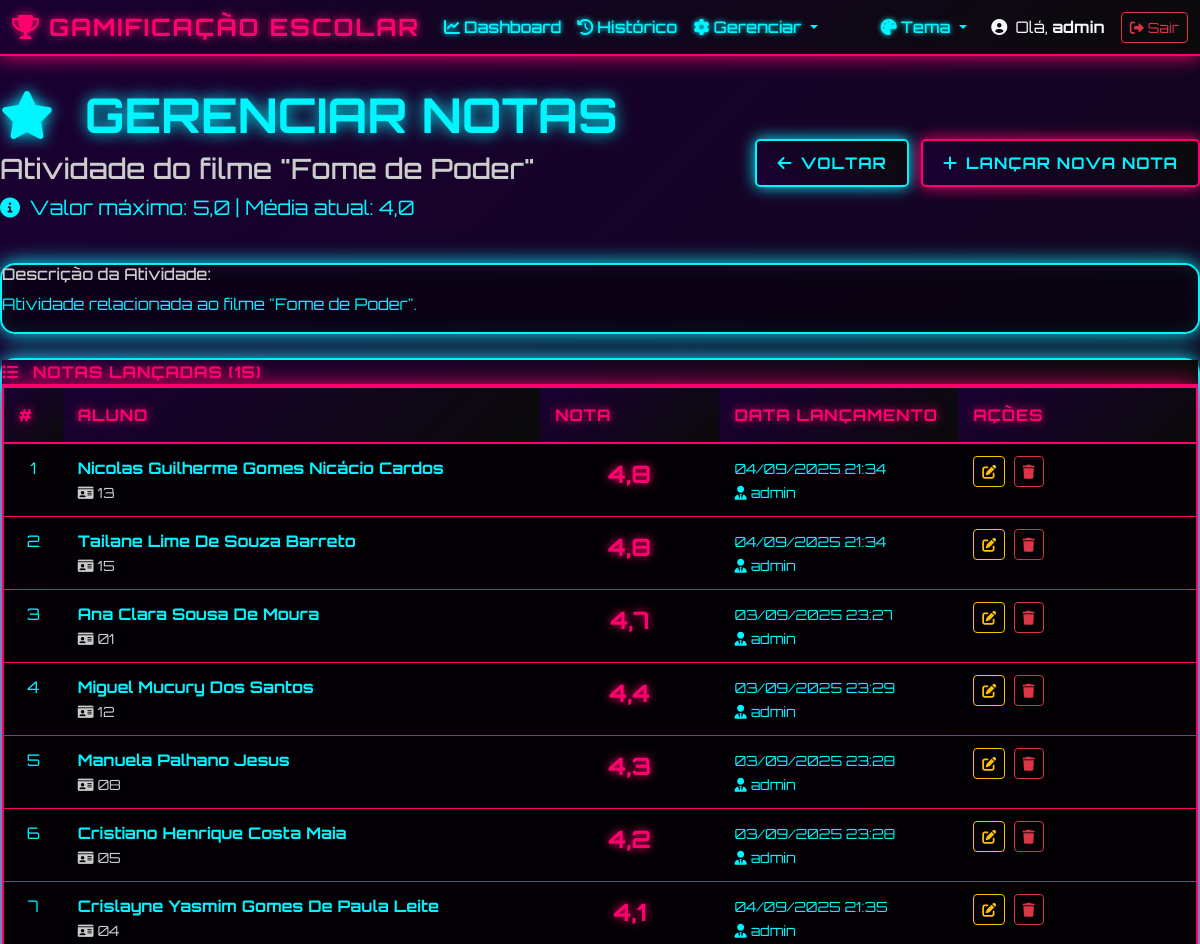
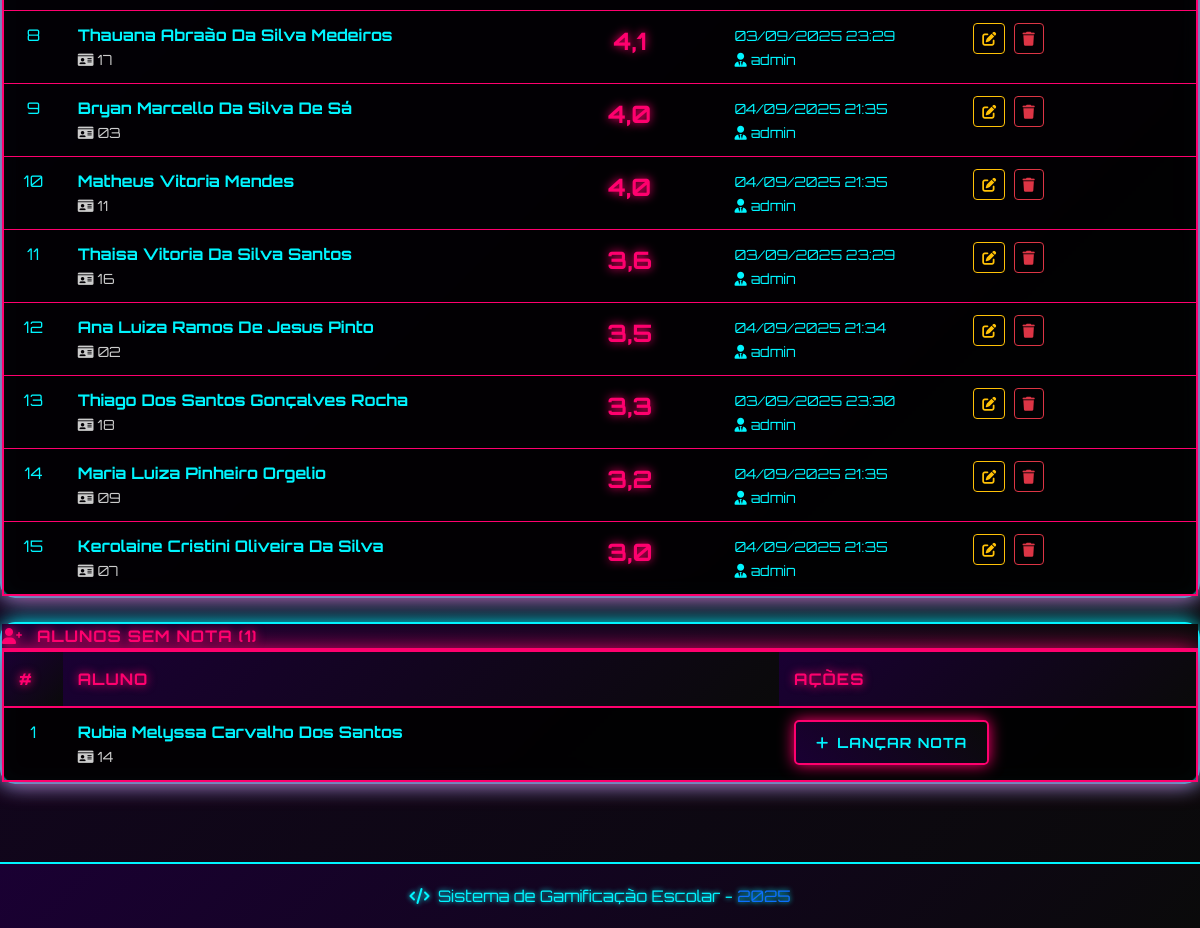
The app's page /notas/atividade/9/ (signed in) with its own data (2 pictures, top to bottom).
### gamificacao/models.py (models this page shows, shortened)
class Atividade(models.Model):
    nome = models.CharField(max_length=200, verbose_name='Nome da Atividade')
    descricao = models.TextField(blank=True, null=True, verbose_name='Descrição')
    data_criacao = models.DateTimeField(auto_now_add=True, verbose_name='Data de Criação')
    data_entrega = models.DateTimeField(blank=True, null=True, verbose_name='Data de Entrega')
    valor_maximo = models.DecimalField(
        max_digits=4,
        decimal_places=1,
        default=10.0,
        verbose_name='Valor Máximo'
    )
    ativa = models.BooleanField(default=True, verbose_name='Ativa')
    class Meta:
        verbose_name = 'Atividade'
        verbose_name_plural = 'Atividades'
        ordering = ['-data_criacao']
    @property
    def media_turma(self):
        notas = self.nota_set.all()
        if notas:
            return round(sum(nota.valor for nota in notas) / len(notas), 2)
        return 0.0

class Nota(models.Model):
    aluno = models.ForeignKey(Aluno, on_delete=models.CASCADE, verbose_name='Aluno')
    atividade = models.ForeignKey(Atividade, on_delete=models.CASCADE, verbose_name='Atividade')
    valor = models.DecimalField(
        max_digits=4,
        decimal_places=1,
        validators=[MinValueValidator(0.0), MaxValueValidator(10.0)],
        verbose_name='Nota'
    )
    observacoes = models.TextField(blank=True, null=True, verbose_name='Observações')
    data_lancamento = models.DateTimeField(auto_now_add=True, verbose_name='Data de Lançamento')
    data_atualizacao = models.DateTimeField(auto_now=True, verbose_name='Data de Atualização')
    lancada_por = models.ForeignKey(
        User,
        on_delete=models.SET_NULL,
        null=True,
        blank=True,
        verbose_name='Lançada por'
    )
    class Meta:
        verbose_name = 'Nota'
        verbose_name_plural = 'Notas'
        unique_together = ('aluno', 'atividade')  # Um aluno não pode ter duas notas para a mesma atividade
        ordering = ['-data_lancamento']

class Aluno(models.Model):
    nome = models.CharField(max_length=200, verbose_name='Nome')
    email = models.EmailField(blank=True, null=True, verbose_name='E-mail')
    matricula = models.CharField(max_length=20, unique=True, verbose_name='Matrícula')
    data_criacao = models.DateTimeField(auto_now_add=True, verbose_name='Data de Criação')
    ativo = models.BooleanField(default=True, verbose_name='Ativo')
    class Meta:
        verbose_name = 'Aluno'
        verbose_name_plural = 'Alunos'
        ordering = ['nome']

### gamificacao/views.py (the view)
# urls.py: path('notas/atividade/<int:atividade_id>/', views.gerenciar_notas_atividade, name='gerenciar_notas_atividade'),
@login_required
def gerenciar_notas_atividade(request, atividade_id):
    atividade = get_object_or_404(Atividade, pk=atividade_id)
    notas = Nota.objects.filter(atividade=atividade).select_related('aluno').order_by('-valor', 'aluno__nome')
    alunos_com_nota = notas.values_list('aluno_id', flat=True)
    alunos_sem_nota = Aluno.objects.filter(ativo=True).exclude(id__in=alunos_com_nota).order_by('nome')
    context = {
        'atividade': atividade,
        'notas': notas,
        'alunos_sem_nota': alunos_sem_nota,
    }
    return render(request, 'gamificacao/gerenciar_notas.html', context)

### templates/gamificacao/gerenciar_notas.html (shortened to what this page needs)
{% extends 'base.html' %}
{% block content %}
<div class="container-fluid main-container">
    <div class="row mb-4">
        <div class="col-12">
            <div class="d-flex justify-content-between align-items-center">
                <div>
                    <h1 class="display-5 fw-bold" style="color: var(--cor-secondary); text-shadow: 0 0 15px var(--cor-secondary);">
                        <i class="fas fa-star me-3"></i>
                        GERENCIAR NOTAS
                    </h1>
                    <h3 class="text-muted">{{ atividade.nome }}</h3>
                    <p class="lead">
                        <i class="fas fa-info-circle me-1"></i>
                        Valor máximo: {{ atividade.valor_maximo|floatformat:1 }} |
                        Média atual: {{ atividade.media_turma|floatformat:1 }}
                    </p>
                </div>
                <div>
                    <a href="{% url 'gerenciar_notas' %}" class="btn btn-cyber btn-cyber-secondary me-2">
                        <i class="fas fa-arrow-left me-2"></i>Voltar
                    </a>
                    {% if alunos_sem_nota %}
                    <a href="{% url 'lancar_nota' atividade.id %}" class="btn btn-cyber btn-cyber-primary">
                        <i class="fas fa-plus me-2"></i>Lançar Nova Nota
                    </a>
                    {% endif %}
                </div>
            </div>
        </div>
    </div>
    {% if atividade.descricao %}
    <div class="row mb-4">
        <div class="col-12">
            <div class="cyber-card">
                <div class="card-body">
                    <h6 class="text-muted mb-2">Descrição da Atividade:</h6>
                    <p>{{ atividade.descricao }}</p>
                </div>
            </div>
        </div>
    </div>
    {% endif %}
    {% if notas %}
    <div class="row mb-4">
        <div class="col-12">
            <div class="cyber-card">
                <div class="card-header">
                    <i class="fas fa-list me-2"></i>
                    NOTAS LANÇADAS ({{ notas.count }})
                </div>
                <div class="card-body p-0">
                    <div class="table-responsive">
                        <table class="table table-dark cyber-table mb-0">
                            <thead>
                                <tr>
                                    <th width="5%">#</th>
                                    <th width="40%">Aluno</th>
                                    <th width="15%">Nota</th>
                                    <th width="20%">Data Lançamento</th>
                                    <th width="20%">Ações</th>
                                </tr>
                            </thead>
                            <tbody>
                                {% for nota in notas %}
                                <tr>
                                    <td class="text-center">{{ forloop.counter }}</td>
                                    <td>
                                        <strong>{{ nota.aluno.nome }}</strong>
                                        <br>
                                        <small class="text-muted">
                                            <i class="fas fa-id-card me-1"></i>{{ nota.aluno.matricula }}
                                        </small>
                                    </td>
                                    <td class="text-center">
                                        <span class="fw-bold fs-4"
                                              style="{% if nota.valor >= 8 %}color: var(--cor-success){% elif nota.valor >= 6 %}color: var(--cor-accent){% else %}color: var(--cor-danger){% endif %}; text-shadow: 0 0 10px currentColor;">
                                            {{ nota.valor|floatformat:1 }}
                                        </span>
                                    </td>
                                    <td>
                                        <small>
                                            {{ nota.data_lancamento|date:"d/m/Y H:i" }}
                                            {% if nota.lancada_por %}
                                            <br>
                                            <i class="fas fa-user-tie me-1"></i>{{ nota.lancada_por.first_name|default:nota.lancada_por.username }}
                                            {% endif %}
                                        </small>
                                    </td>
                                    <td>
                                        <a href="{% url 'editar_nota' atividade.id nota.aluno.id %}"
                                           class="btn btn-sm btn-outline-warning me-1"
                                           title="Editar nota"
                                           data-bs-toggle="tooltip">
                                            <i class="fas fa-edit"></i>
                                        </a>
                                        <button class="btn btn-sm btn-outline-danger"
                                                title="Excluir nota"
                                                data-bs-toggle="tooltip"
                                                onclick="confirmarExclusaoNota({{ nota.id }}, '{{ nota.aluno.nome }}')">
                                            <i class="fas fa-trash"></i>
                                        </button>
                                    </td>
                                </tr>
                                {% endfor %}
                            </tbody>
                        </table>
                    </div>
                </div>
            </div>
        </div>
    </div>
    {% endif %}
    {% if alunos_sem_nota %}
    <div class="row">
        <div class="col-12">
            <div class="cyber-card">
                <div class="card-header">
                    <i class="fas fa-user-plus me-2"></i>
                    ALUNOS SEM NOTA ({{ alunos_sem_nota.count }})
                </div>
                <div class="card-body p-0">
                    <div class="table-responsive">
                        <table class="table table-dark cyber-table mb-0">
                            <thead>
                                <tr>
                                    <th width="5%">#</th>
                                    <th width="60%">Aluno</th>
                                    <th width="35%">Ações</th>
                                </tr>
                            </thead>
                            <tbody>
                                {% for aluno in alunos_sem_nota %}
                                <tr>
                                    <td class="text-center">{{ forloop.counter }}</td>
                                    <td>
                                        <strong>{{ aluno.nome }}</strong>
                                        <br>
                                        <small class="text-muted">
                                            <i class="fas fa-id-card me-1"></i>{{ aluno.matricula }}
                                        </small>
                                    </td>
                                    <td>
                                        <a href="{% url 'lancar_nota_aluno' atividade.id aluno.id %}"
                                           class="btn btn-sm btn-cyber btn-cyber-primary">
                                            <i class="fas fa-plus me-2"></i>Lançar Nota
                                        </a>
                                    </td>
                                </tr>
                                {% endfor %}
                            </tbody>
                        </table>
                    </div>
                </div>
            </div>
        </div>
    </div>
    {% endif %}
</div>
{% endblock %}

### templates/base.html (shortened to what this page needs)
<!DOCTYPE html>
<html lang="pt-br">
<head>
    <link href="https://cdn.jsdelivr.net/npm/bootstrap@5.3.0/dist/css/bootstrap.min.css" rel="stylesheet">
    <link rel="stylesheet" href="https://cdnjs.cloudflare.com/ajax/libs/font-awesome/6.0.0/css/all.min.css">
    {% load static %}
    <link rel="stylesheet" href="{% static 'css/style.css' %}">
</head>
<body>
    {% if user.is_authenticated %}
    <nav class="navbar navbar-expand-lg navbar-dark cyber-nav">
        <div class="container-fluid">
            <a class="navbar-brand fw-bold" href="{% url 'dashboard' %}">
                <i class="fas fa-trophy me-2"></i>GAMIFICAÇÃO ESCOLAR
            </a>
            <div class="collapse navbar-collapse" id="navbarNav">
                <ul class="navbar-nav me-auto">
                    <li class="nav-item">
                        <a class="nav-link {% if request.resolver_match.url_name == 'dashboard' %}active{% endif %}"
                           href="{% url 'dashboard' %}">
                            <i class="fas fa-chart-line me-1"></i>Dashboard
                        </a>
                    </li>
                    <li class="nav-item">
                        <a class="nav-link {% if request.resolver_match.url_name == 'historico_notas' %}active{% endif %}"
                           href="{% url 'historico_notas' %}">
                            <i class="fas fa-history me-1"></i>Histórico
                        </a>
                    </li>
                    <li class="nav-item dropdown">
                        <a class="nav-link dropdown-toggle" href="#" role="button" data-bs-toggle="dropdown">
                            <i class="fas fa-cog me-1"></i>Gerenciar
                        </a>
                    </li>
                </ul>
                <div class="navbar-nav me-3">
                    <div class="nav-item dropdown">
                        <a class="nav-link dropdown-toggle" href="#" id="themeDropdown" role="button"
                           data-bs-toggle="dropdown">
                            <i class="fas fa-palette me-1"></i>Tema
                        </a>
                    </div>
                </div>
                <div class="d-flex align-items-center">
                    <span class="text-light me-3">
                        <i class="fas fa-user-circle me-1"></i>
                        Olá, <strong>{{ user.first_name|default:user.username }}</strong>
                    </span>
                    <a href="{% url 'logout' %}" class="btn btn-outline-danger btn-sm">
                        <i class="fas fa-sign-out-alt me-1"></i>Sair
                    </a>
                </div>
            </div>
        </div>
    </nav>
    {% endif %}
    <main>
        {% block content %}
        {% endblock %}
    </main>
    {% if user.is_authenticated %}
    <footer class="cyber-footer mt-5">
        <div class="container-fluid">
            <div class="row">
                <div class="col-12 text-center">
                    <p class="mb-0">
                        <i class="fas fa-code me-1"></i>
                        Sistema de Gamificação Escolar -
                        <span class="text-primary">{% now "Y" %}</span>
                    </p>
                </div>
            </div>
        </div>
    </footer>
    {% endif %}
    {% load static %}
</body>
</html>

### records on screen
Atividade: nome "Atividade do filme \"Fome de Poder\"", valor_maximo "5,0", media_turma "4,0", descricao "Atividade relacionada ao filme \"Fome de Poder\"."
Nota: aluno.nome "Nicolas Guilherme Gomes Nicácio Cardos", aluno.matricula "13", valor "4,8", data_lancamento "04/09/2025 21:34", lancada_por.first_name "admin"
Nota: aluno.nome "Tailane Lime De Souza Barreto", aluno.matricula "15", valor "4,8", data_lancamento "04/09/2025 21:34", lancada_por.first_name "admin"
Nota: aluno.nome "Ana Clara Sousa De Moura", aluno.matricula "01", valor "4,7", data_lancamento "03/09/2025 23:27", lancada_por.first_name "admin"
Nota: aluno.nome "Miguel Mucury Dos Santos", aluno.matricula "12", valor "4,4", data_lancamento "03/09/2025 23:29", lancada_por.first_name "admin"
Nota: aluno.nome "Manuela Palhano Jesus", aluno.matricula "08", valor "4,3", data_lancamento "03/09/2025 23:28", lancada_por.first_name "admin"
Nota: aluno.nome "Cristiano Henrique Costa Maia", aluno.matricula "05", valor "4,2", data_lancamento "03/09/2025 23:28", lancada_por.first_name "admin"
Nota: aluno.nome "Crislayne Yasmim Gomes De Paula Leite", aluno.matricula "04", valor "4,1", data_lancamento "04/09/2025 21:35", lancada_por.first_name "admin"
Nota: aluno.nome "Thauana Abraão Da Silva Medeiros", aluno.matricula "17", valor "4,1", data_lancamento "03/09/2025 23:29", lancada_por.first_name "admin"
Nota: aluno.nome "Bryan Marcello Da Silva De Sá", aluno.matricula "03", valor "4,0", data_lancamento "04/09/2025 21:35", lancada_por.first_name "admin"
Nota: aluno.nome "Matheus Vitoria Mendes", aluno.matricula "11", valor "4,0", data_lancamento "04/09/2025 21:35", lancada_por.first_name "admin"
Nota: aluno.nome "Thaisa Vitoria Da Silva Santos", aluno.matricula "16", valor "3,6", data_lancamento "03/09/2025 23:29", lancada_por.first_name "admin"
Nota: aluno.nome "Ana Luiza Ramos De Jesus Pinto", aluno.matricula "02", valor "3,5", data_lancamento "04/09/2025 21:34", lancada_por.first_name "admin"
Nota: aluno.nome "Thiago Dos Santos Gonçalves Rocha", aluno.matricula "18", valor "3,3", data_lancamento "03/09/2025 23:30", lancada_por.first_name "admin"
Nota: aluno.nome "Maria Luiza Pinheiro Orgelio", aluno.matricula "09", valor "3,2", data_lancamento "04/09/2025 21:35", lancada_por.first_name "admin"
Nota: aluno.nome "Kerolaine Cristini Oliveira Da Silva", aluno.matricula "07", valor "3,0", data_lancamento "04/09/2025 21:35", lancada_por.first_name "admin"
Aluno: nome "Rubia Melyssa Carvalho Dos Santos", matricula "14"

### other values on screen
{{ user.first_name|default:user.username }} "admin"
{{ notas.count }} "15"
{{ alunos_sem_nota.count }} "1"
